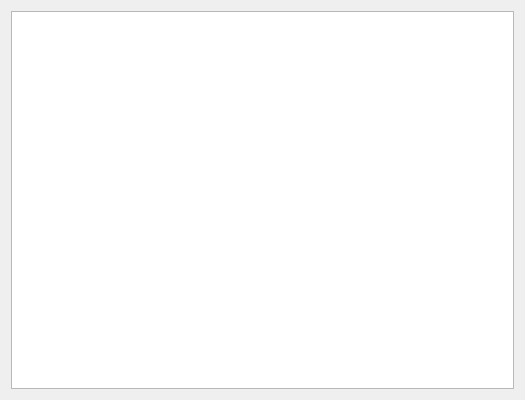
<?xml version="1.0" encoding="UTF-8"?>
<ui version="4.0">
 <class>BlocksDialog</class>
 <widget class="QDialog" name="BlocksDialog">
  <property name="geometry">
   <rect>
    <x>0</x>
    <y>0</y>
    <width>525</width>
    <height>400</height>
   </rect>
  </property>
  <property name="minimumSize">
   <size>
    <width>511</width>
    <height>0</height>
   </size>
  </property>
  <property name="maximumSize">
   <size>
    <width>16777215</width>
    <height>16777215</height>
   </size>
  </property>
  <property name="windowTitle">
   <string>Dialog</string>
  </property>
  <layout class="QHBoxLayout" name="horizontalLayout">
   <item>
    <widget class="QTableView" name="blocksTableView">
     <property name="minimumSize">
      <size>
       <width>404</width>
       <height>0</height>
      </size>
     </property>
     <property name="maximumSize">
      <size>
       <width>16777215</width>
       <height>16777215</height>
      </size>
     </property>
     <property name="sortingEnabled">
      <bool>true</bool>
     </property>
    </widget>
   </item>
  </layout>
 </widget>
 <resources/>
 <connections/>
</ui>
